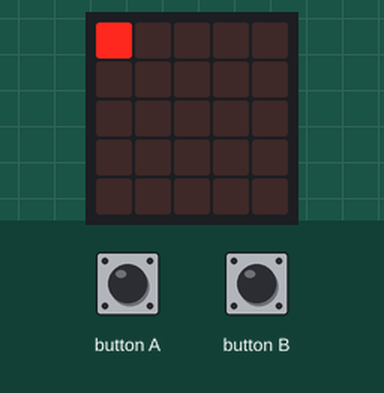
This program was run on a simulated BBC micro:bit (MakeCode). Shown: the board's 5×5 LED display. The test bench sets the inputs (shaded band).

Above: at 1.2 s.
1.3 s: button A pressed for 0.15 s
At 2.6 s:
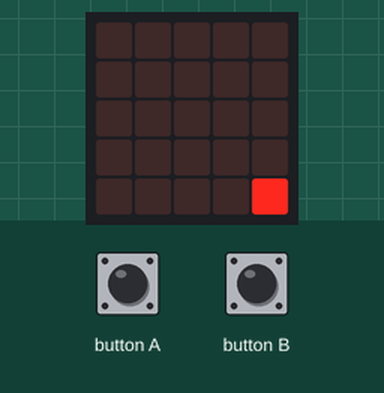
2.9 s: button A pressed for 0.15 s
At 3.9 s:
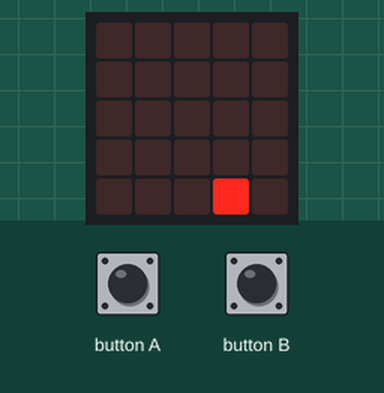
4.5 s: button A pressed for 0.15 s
At 5.1 s:
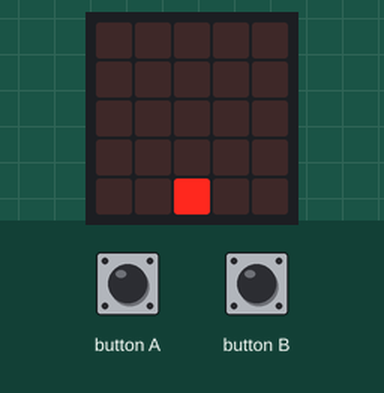
6.1 s: button A pressed for 0.15 s
At 7.4 s:
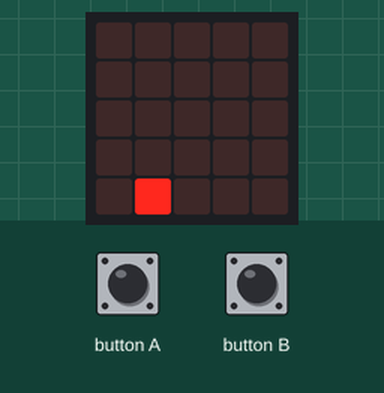
7.7 s: button A pressed for 0.15 s
At 8.8 s:
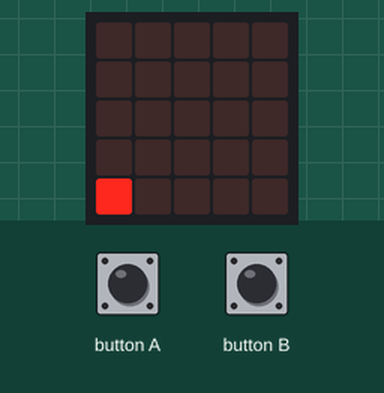
9.3 s: button A pressed for 0.15 s
At 10.0 s:
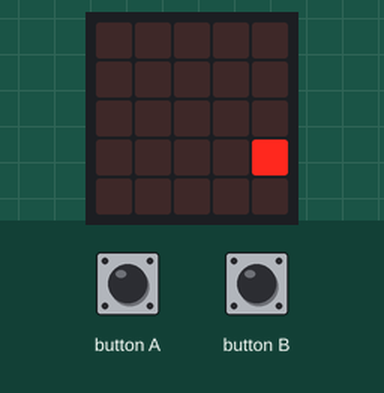
Timing chart, 0 to 11.9 s (numbered marks = the images above; inputs shaded):
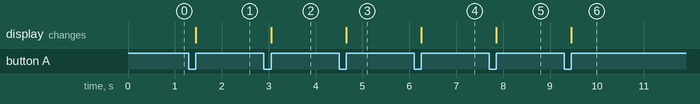

Measured:
- after the input at 1.3 s, the display: changes after 0.15 s (image 1)
- after the input at 2.9 s, the display: changes after 0.15 s (image 2)
- after the input at 4.5 s, the display: changes after 0.15 s (image 3)
- after the input at 6.1 s, the display: changes after 0.15 s (image 4)
- after the input at 7.7 s, the display: changes after 0.15 s (image 5)
- after the input at 9.3 s, the display: changes after 0.15 s (image 6)

The program:

main.ts
```typescript
input.onButtonPressed(Button.A, function () {
    led.unplot(x, y)
    x += -1
    if (x == -1 && y == 0) {
        x = 4
        y = 4
    } else if (x == -1 && y > 0) {
        x = 4
        y += -1
    }
    led.plot(x, y)
})
input.onButtonPressed(Button.B, function () {
    led.unplot(x, y)
    x += 1
    if (x == 5 && y == 4) {
        x = 0
        y = 0
    } else if (x == 5 && y < 4) {
        x = 0
        y += 1
    }
    led.plot(x, y)
})
let y = 0
let x = 0
x = 0
y = 0
led.plot(x, y)
```

test.ts
```typescript
// les tests vont ici ; cela ne sera pas compilé si ce paquet est utilisé en tant qu'extension.
```
